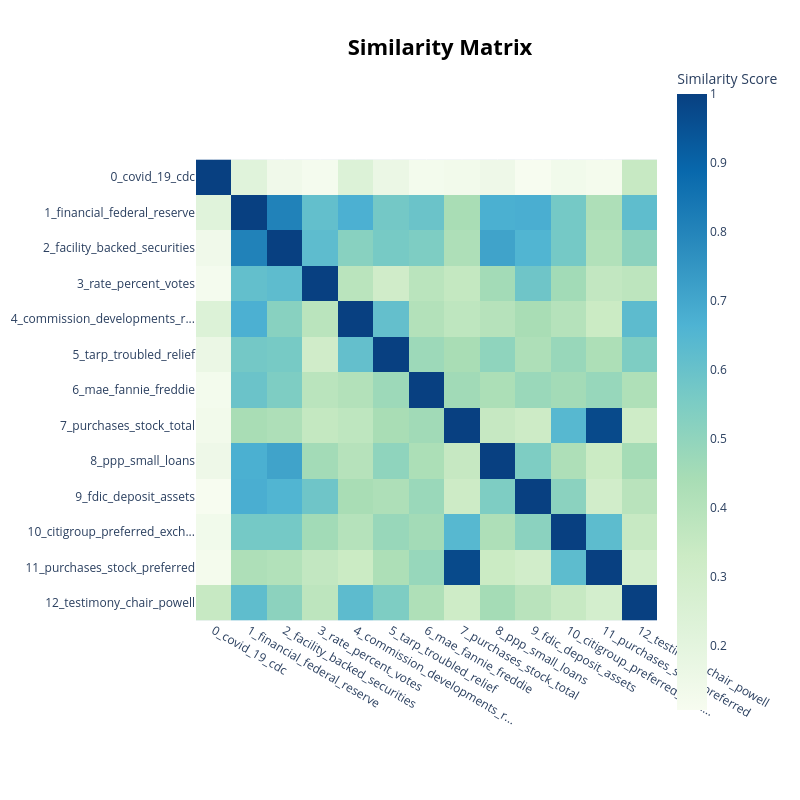

Notebook cell for this chart:
### Markdown cell above
Visualize Topic Similarity

### Code cell
fig = topic_model.visualize_heatmap()
fig.show()

### Figure 1 — Plotly figure (JSON) as saved in the notebook; plotly's stock layout.template omitted (floating-point values rounded to 4 significant figures; data arrays with more than 128 entries replaced by an {"elided": "..."} marker saying what was removed)
{"data": [{"coloraxis": "coloraxis", "hovertemplate": "x: %{x}<br>y: %{y}<br>Similarity Score: %{z}<extra></extra>", "name": "0", "type": "heatmap", "x": ["0_covid_19_cdc", "1_financial_federal_reserve", "2_facility_backed_securities", "3_rate_percent_votes", "4_commission_developments_r...", "5_tarp_troubled_relief", "6_mae_fannie_freddie", "7_purchases_stock_total", "8_ppp_small_loans", "9_fdic_deposit_assets", "10_citigroup_preferred_exch...", "11_purchases_stock_preferred", "12_testimony_chair_powell"], "xaxis": "x", "y": ["0_covid_19_cdc", "1_financial_federal_reserve", "2_facility_backed_securities", "3_rate_percent_votes", "4_commission_developments_r...", "5_tarp_troubled_relief", "6_mae_fannie_freddie", "7_purchases_stock_total", "8_ppp_small_loans", "9_fdic_deposit_assets", "10_citigroup_preferred_exch...", "11_purchases_stock_preferred", "12_testimony_chair_powell"], "yaxis": "y", "z": {"elided": "13x13 float values"}}], "layout": {"coloraxis": {"colorbar": {"title": {"text": "Similarity Score"}}, "colorscale": [[0, "rgb(247,252,240)"], [0.125, "rgb(224,243,219)"], [0.25, "rgb(204,235,197)"], [0.375, "rgb(168,221,181)"], [0.5, "rgb(123,204,196)"], [0.625, "rgb(78,179,211)"], [0.75, "rgb(43,140,190)"], [0.875, "rgb(8,104,172)"], [1, "rgb(8,64,129)"]]}, "height": 800, "hoverlabel": {"bgcolor": "white", "font": {"family": "Rockwell", "size": 16}}, "legend": {"title": {"text": "Trend"}}, "margin": {"t": 60}, "showlegend": true, "title": {"font": {"color": "Black", "size": 22}, "text": "<b>Similarity Matrix</b>", "x": 0.55, "xanchor": "center", "y": 0.95, "yanchor": "top"}, "width": 800, "xaxis": {"anchor": "y", "constrain": "domain", "domain": [0, 1], "scaleanchor": "y"}, "yaxis": {"anchor": "x", "autorange": "reversed", "constrain": "domain", "domain": [0, 1]}}}
